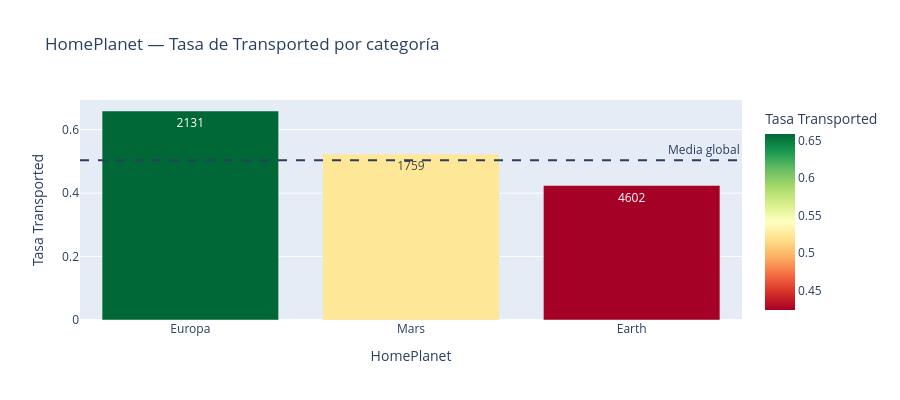

Notebook code cell kept with this figure:
### Markdown cell above
### **3.1 HomePlanet**

### Code cell
col = 'HomePlanet'
resumen, chi2, p = analizar_categorica(df.dropna(subset=[col]), col)

print(resumen.to_string(index=False))
print(f'\nChi-square: {chi2:.2f}  |  p-valor: {p:.2e}  |  {"SIGNIFICATIVA" if p < 0.05 else "no significativa"}')

fig = px.bar(resumen, x=col, y='tasa_transported', text='n',
             title=f'{col} — Tasa de Transported por categoría',
             labels={'tasa_transported': 'Tasa Transported'},
             color='tasa_transported', color_continuous_scale='RdYlGn')
fig.add_hline(y=df['Transported_int'].mean(), line_dash='dash',
              annotation_text='Media global')
fig.update_layout(height=400, showlegend=False)
fig.show()

### Figure 1 — Plotly figure (JSON) as saved in the notebook; plotly's stock layout.template omitted (floating-point values rounded to 4 significant figures)
{"data": [{"alignmentgroup": "True", "hovertemplate": "HomePlanet=%{x}<br>Tasa Transported=%{marker.color}<br>n=%{text}<extra></extra>", "legendgroup": "", "marker": {"color": [0.6588, 0.523, 0.4239], "coloraxis": "coloraxis", "pattern": {"shape": ""}}, "name": "", "offsetgroup": "", "orientation": "v", "showlegend": false, "text": [2131, 1759, 4602], "textposition": "auto", "type": "bar", "x": ["Europa", "Mars", "Earth"], "xaxis": "x", "y": [0.6588, 0.523, 0.4239], "yaxis": "y"}], "layout": {"annotations": [{"showarrow": false, "text": "Media global", "x": 1, "xanchor": "right", "xref": "x domain", "y": 0.5036, "yanchor": "bottom", "yref": "y"}], "barmode": "relative", "coloraxis": {"colorbar": {"title": {"text": "Tasa Transported"}}, "colorscale": [[0, "rgb(165,0,38)"], [0.1, "rgb(215,48,39)"], [0.2, "rgb(244,109,67)"], [0.3, "rgb(253,174,97)"], [0.4, "rgb(254,224,139)"], [0.5, "rgb(255,255,191)"], [0.6, "rgb(217,239,139)"], [0.7, "rgb(166,217,106)"], [0.8, "rgb(102,189,99)"], [0.9, "rgb(26,152,80)"], [1, "rgb(0,104,55)"]]}, "height": 400, "legend": {"tracegroupgap": 0}, "shapes": [{"line": {"dash": "dash"}, "type": "line", "x0": 0, "x1": 1, "xref": "x domain", "y0": 0.5036, "y1": 0.5036, "yref": "y"}], "showlegend": false, "title": {"text": "HomePlanet — Tasa de Transported por categoría"}, "xaxis": {"anchor": "y", "domain": [0, 1], "title": {"text": "HomePlanet"}}, "yaxis": {"anchor": "x", "domain": [0, 1], "title": {"text": "Tasa Transported"}}}}
